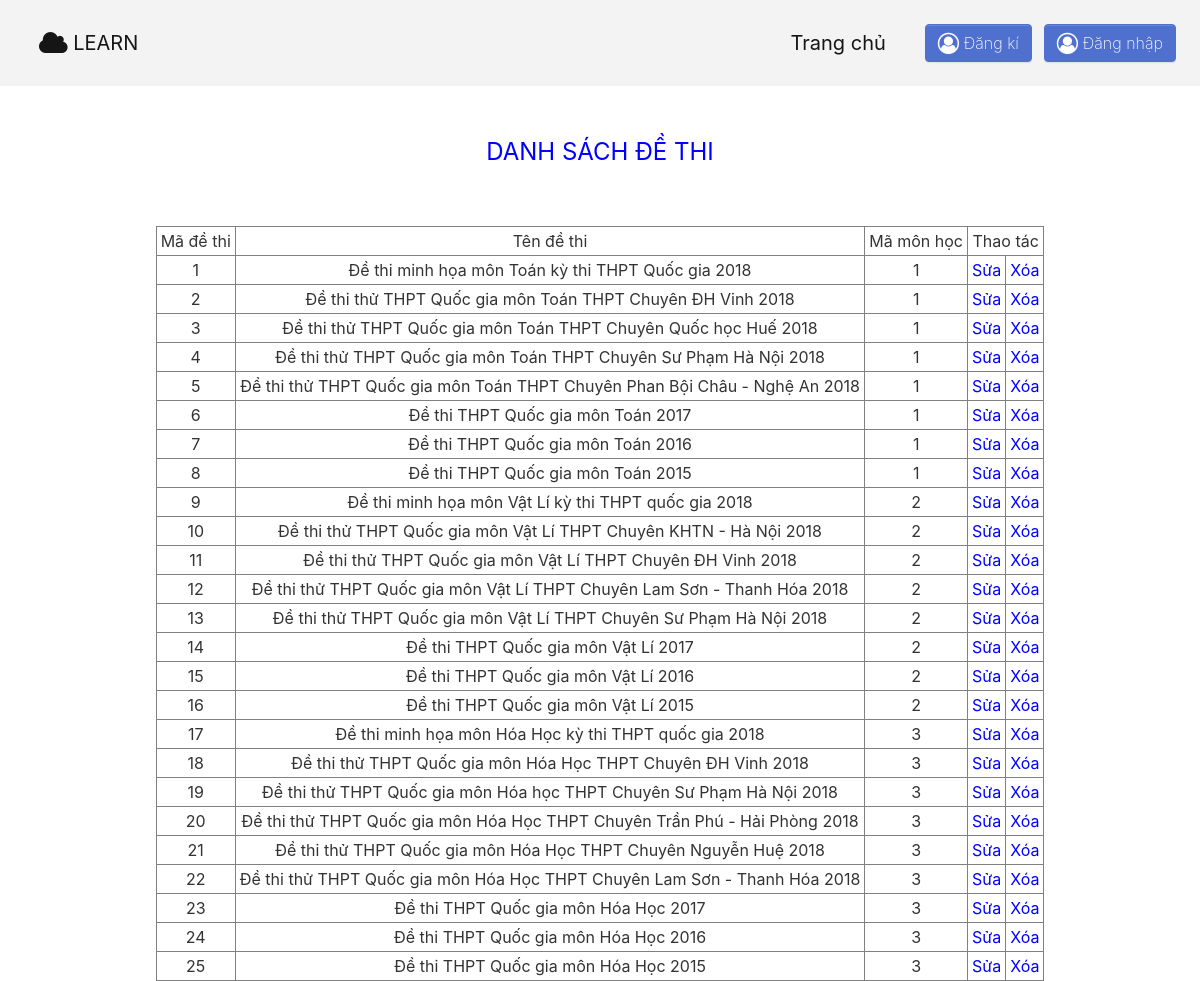
The app's page /admin/examlist.php with its own data.
### tables this page shows
CREATE TABLE exams (
	exam_id INT(25) NOT NULL primary key,
	exam_name NVARCHAR(255) NOT NULL,
	subject_id INT(25) NOT NULL,
	href VARCHAR(255) NOT NULL,
	CONSTRAINT fk_exams_subjects FOREIGN KEY(subject_id) REFERENCES subjects(subject_id) ON UPDATE CASCADE
);

### admin/thaotac.php (called while the page is built, shortened)
<?php
function examlist(){
	require "../connect.php";
	$kq = mysqli_query($conn,"SELECT * FROM exams");
	return $kq;
}
?>

### admin/examlist.php (the view, shortened to what this page needs)
<?php
require_once 'header.php';
?>
<html>
<head>
  <link rel="stylesheet" href="https://cdnjs.cloudflare.com/ajax/libs/font-awesome/4.7.0/css/font-awesome.min.css" type="text/css">
  <link rel="stylesheet" href="../user/css/theme.css" type="text/css">
</head>
<body>
	<br>
	<br>
	    <center>
		<legend style ="color:blue" ><b>DANH SÁCH ĐỀ THI</b></legend>
	            <form method="POST">
	    		<center>
			<table border="1" align="center" cellpadding="4" cellspacing="0">
			<center>
				<tr>
					<td align = "center">Mã đề thi </td>
        			<td align = "center">Tên đề thi</td>
					<td align = "center">Mã môn học</td>
					<td align = "center"  colspan = "2"> Thao tác </td>
				</tr>
				<?php require 'thaotac.php';
					$list = examlist();?>
	            <?php foreach ($list as $it){ ?>
				<tr>
					<td align = "center" ><?php echo $it['exam_id']; ?></td>
					<td align = "center" ><?php echo $it['exam_name'];?></td>
					<td align = "center" ><?php echo $it['subject_id']; ?></td>
					<td align = "center"> <a style = "color:blue" href="editexam.php?madt=<?php echo $it['exam_id'];?>" > Sửa </a></td>
					<td align = "center"> <a style = "color:blue" href="deleteexam.php?madt=<?php echo $it['exam_id'];?> & tendt=<?php echo $it['exam_name'];?>" onclick="return confirm('Bạn có chắc chắn muốn xóa không?');" name = "xoatt"> Xóa </a></td>
				<?php } ?>
				</tr>
			</table>
			</form>
		</center>
</body>
</html>

### admin/header.php (shortened to what this page needs)
<html>
<head>
  <link rel="stylesheet" href="https://cdnjs.cloudflare.com/ajax/libs/font-awesome/4.7.0/css/font-awesome.min.css" type="text/css">
  <link rel="stylesheet" href="../use/css/theme.css" type="text/css">
</head>
<body>
  <nav class="navbar navbar-expand-md navbar-dark bg-light" style="height: 86px;">
    <div class="container">
      <a class="navbar-brand text-dark" href="index.php"><i class="fa d-inline fa-lg fa-cloud"></i><b> LEARN</b></a>
      <div class="collapse navbar-collapse text-center justify-content-end" id="navbar2SupportedContent">
        <ul class="navbar-nav">
          <li class="nav-item text-white">
            <a class="navbar-brand text-dark" href="index.php"><b class="">Trang chủ</b></a>
          </li>
        </ul>
      </div>
    </div>
	<?php
    if (isset($_SESSION['username']) && $_SESSION['password']) {
        echo '<a class="btn navbar-btn ml-2 text-white btn-secondary" href = "#"><i class="fa d-inline fa-lg fa-user-circle-o"></i> ' . $_SESSION['username'] . '</a>';
        echo '<a class="btn navbar-btn ml-2 text-white btn-secondary" href = "../logout.php"><i class="fa d-inline fa-lg fa-user-circle-o"></i> Logout </a>';
    } else {
        echo '<a class="btn navbar-btn ml-0 text-white btn-secondary" style="width: 110px" href = "../signup.php"><i class="fa d-inline fa-lg fa-user-circle-o"></i> Đăng kí</a>
			<a class="btn navbar-btn ml-2 text-white btn-secondary" href = "../login.php"><i class="fa d-inline fa-lg fa-user-circle-o"></i> Đăng nhập</a>';
    }
    ?>
  </nav>
</body>
</html>

### records on screen
exams: exam_id "1", exam_name "Đề thi minh họa môn Toán kỳ thi THPT Quốc gia 2018", subject "1"
exams: exam_id "2", exam_name "Đề thi thử THPT Quốc gia môn Toán THPT Chuyên ĐH Vinh 2018", subject "1"
exams: exam_id "3", exam_name "Đề thi thử THPT Quốc gia môn Toán THPT Chuyên Quốc học Huế 2018", subject "1"
exams: exam_id "4", exam_name "Đề thi thử THPT Quốc gia môn Toán THPT Chuyên Sư Phạm Hà Nội 2018", subject "1"
exams: exam_id "5", exam_name "Đề thi thử THPT Quốc gia môn Toán THPT Chuyên Phan Bội Châu - Nghệ An 2018", subject "1"
exams: exam_id "6", exam_name "Đề thi THPT Quốc gia môn Toán 2017", subject "1"
exams: exam_id "7", exam_name "Đề thi THPT Quốc gia môn Toán 2016", subject "1"
exams: exam_id "8", exam_name "Đề thi THPT Quốc gia môn Toán 2015", subject "1"
exams: exam_id "9", exam_name "Đề thi minh họa môn Vật Lí kỳ thi THPT quốc gia 2018", subject "2"
exams: exam_id "10", exam_name "Đề thi thử THPT Quốc gia môn Vật Lí THPT Chuyên KHTN - Hà Nội 2018", subject "2"
exams: exam_id "11", exam_name "Đề thi thử THPT Quốc gia môn Vật Lí THPT Chuyên ĐH Vinh 2018", subject "2"
exams: exam_id "12", exam_name "Đề thi thử THPT Quốc gia môn Vật Lí THPT Chuyên Lam Sơn - Thanh Hóa 2018", subject "2"
exams: exam_id "13", exam_name "Đề thi thử THPT Quốc gia môn Vật Lí THPT Chuyên Sư Phạm Hà Nội 2018", subject "2"
exams: exam_id "14", exam_name "Đề thi THPT Quốc gia môn Vật Lí 2017", subject "2"
exams: exam_id "15", exam_name "Đề thi THPT Quốc gia môn Vật Lí 2016", subject "2"
exams: exam_id "16", exam_name "Đề thi THPT Quốc gia môn Vật Lí 2015", subject "2"
exams: exam_id "17", exam_name "Đề thi minh họa môn Hóa Học kỳ thi THPT quốc gia 2018", subject "3"
exams: exam_id "18", exam_name "Đề thi thử THPT Quốc gia môn Hóa Học THPT Chuyên ĐH Vinh 2018", subject "3"
exams: exam_id "19", exam_name "Đề thi thử THPT Quốc gia môn Hóa học THPT Chuyên Sư Phạm Hà Nội 2018", subject "3"
exams: exam_id "20", exam_name "Đề thi thử THPT Quốc gia môn Hóa Học THPT Chuyên Trần Phú - Hải Phòng 2018", subject "3"
exams: exam_id "21", exam_name "Đề thi thử THPT Quốc gia môn Hóa Học THPT Chuyên Nguyễn Huệ 2018", subject "3"
exams: exam_id "22", exam_name "Đề thi thử THPT Quốc gia môn Hóa Học THPT Chuyên Lam Sơn - Thanh Hóa 2018", subject "3"
exams: exam_id "23", exam_name "Đề thi THPT Quốc gia môn Hóa Học 2017", subject "3"
exams: exam_id "24", exam_name "Đề thi THPT Quốc gia môn Hóa Học 2016", subject "3"
exams: exam_id "25", exam_name "Đề thi THPT Quốc gia môn Hóa Học 2015", subject "3"
